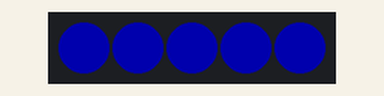
Simulated run of this program. Board: Raspberry Pi Pico running CircuitPython. On the bench: 5 RGB LEDs in strip order, left to right. Dim RGB values are drawn brighter than linear.

Above: at 0.1 s.
At 1.1 s:
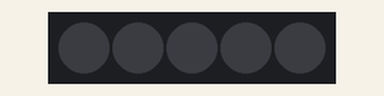
Timing chart, 0 to 130.0 s (numbered marks = the images above):
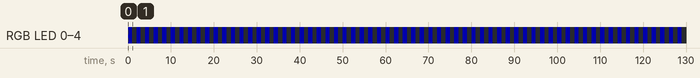

Measured:
- by itself, RGB LED 0–4: alternates RGB(0, 0, 51) for 1.0 s and off for 1.0 s

The program:

01-NEOPIXEL_MODULE.py
```python
import board, time, neopixel

num_pixels = 5
pixel_pin = board.GP14
pixels = neopixel.NeoPixel(pixel_pin, num_pixels, brightness=0.2)

while True:
    pixels.fill((0,0,255))
    time.sleep(1)
    pixels.fill((0,0,0))
    time.sleep(1)
```
